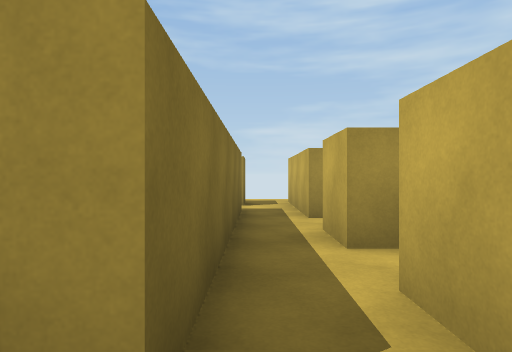
[1] (above)

24 first-person views from a walk through a 3-D level made in the Unity game engine. The camera is 1.2 m above the floor, looks level and sees 75° across. The floor is counted in squares, 2 m on a side. Each view is taken from the middle of a square. On the plan, view 1 faces up. The plan holds only what a view shows up to about 10 squares ahead; the rest is blank. The place goes on beyond the plan. The player is left out.

[2]
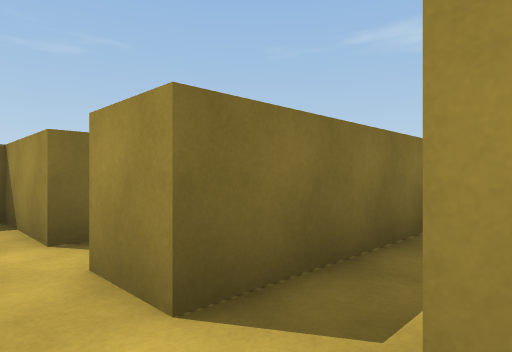

[3]
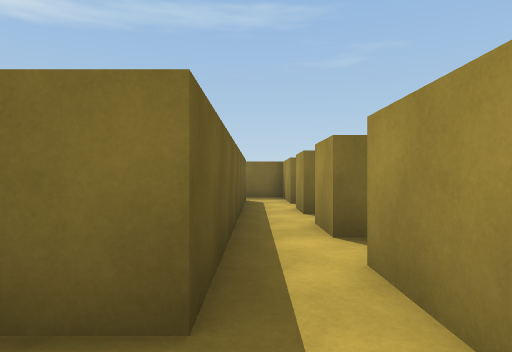

[4]
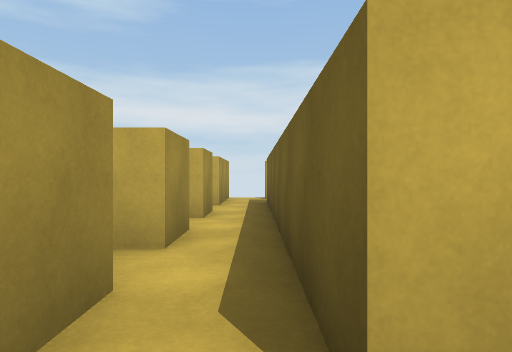

[5]
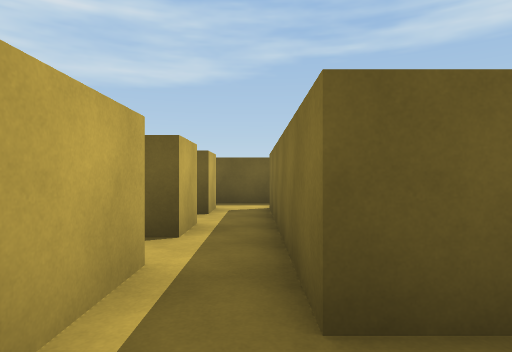

[6]
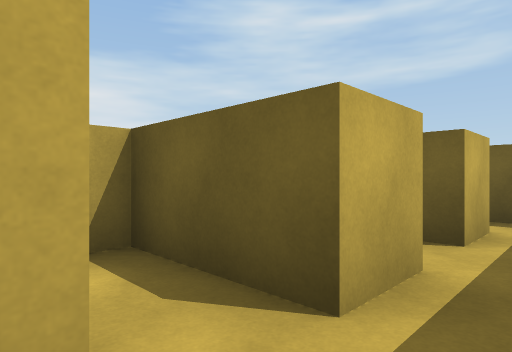

[7]
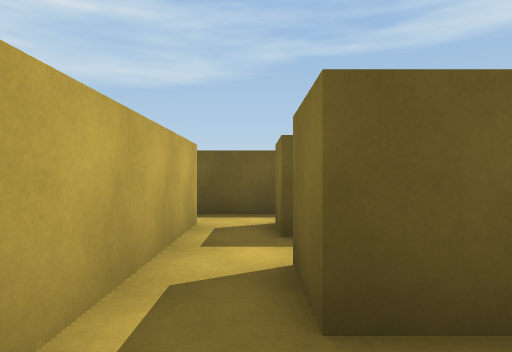

[8]
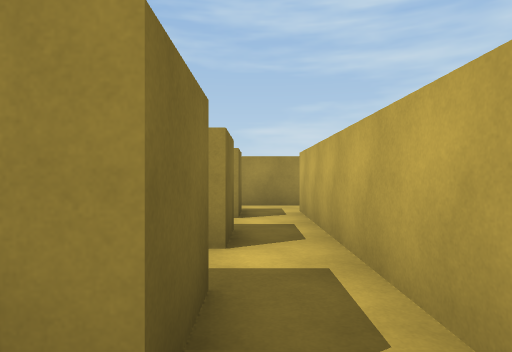

[9]
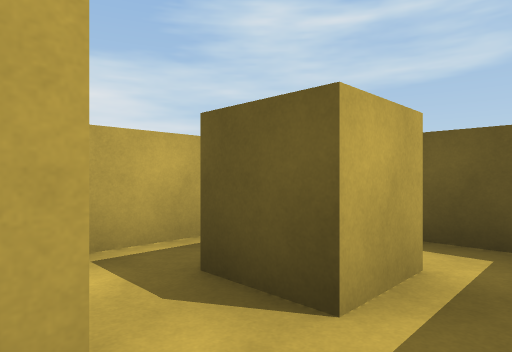

[10]
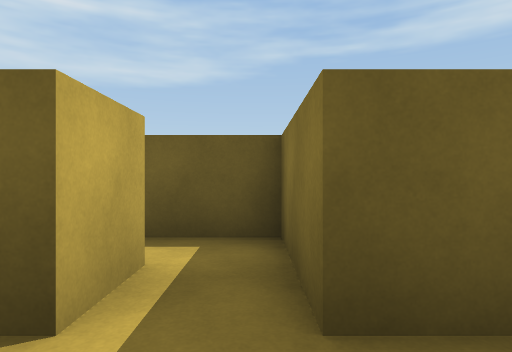

[11]
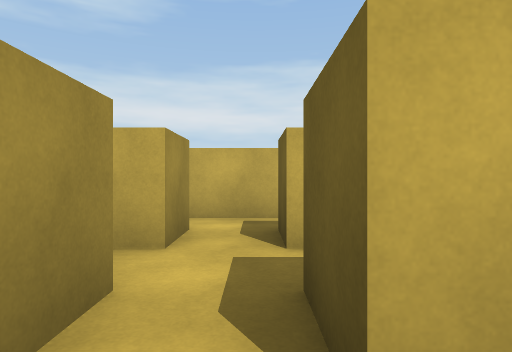

[12]
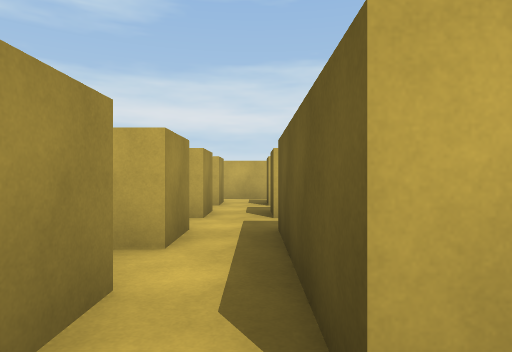

[13]
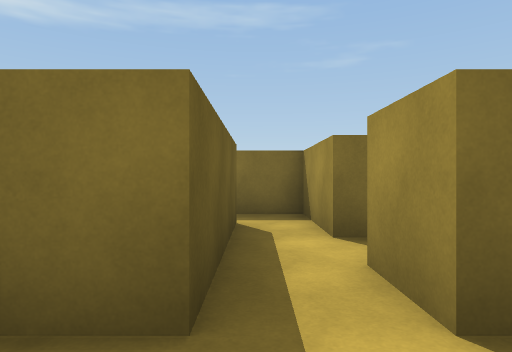

[14]
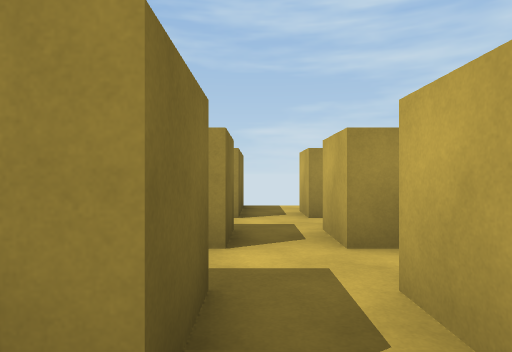

[15]
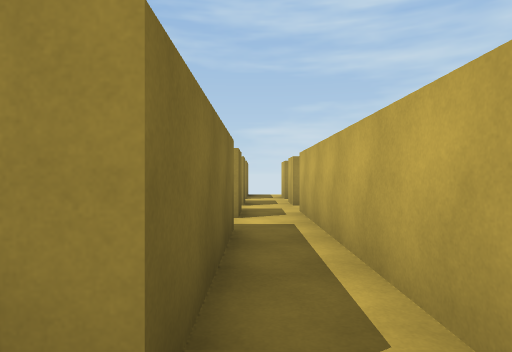

[16]
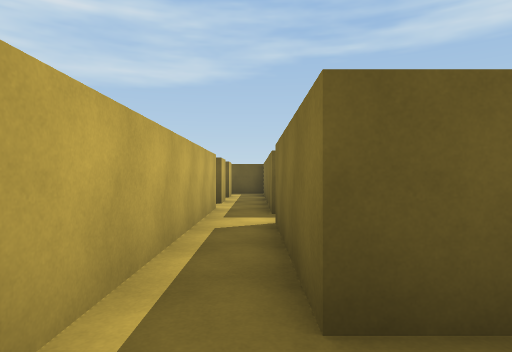

[17]
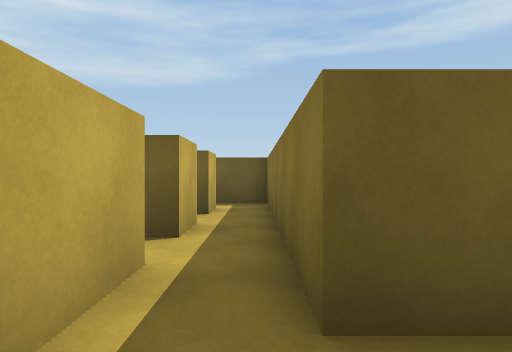

[18]
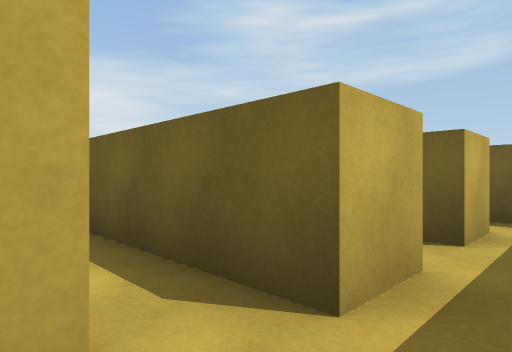

[19]
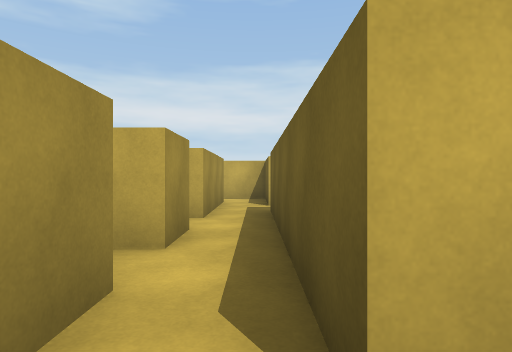

[20]
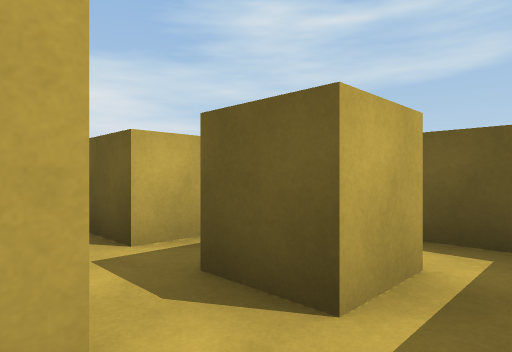

[21]
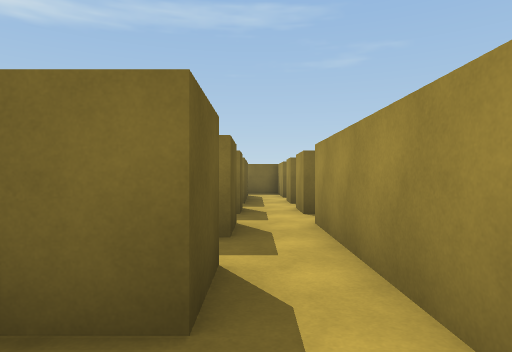

[22]
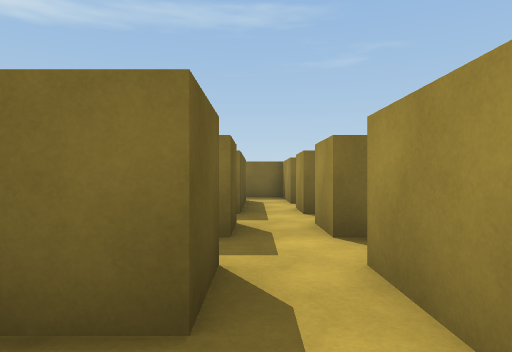

[23]
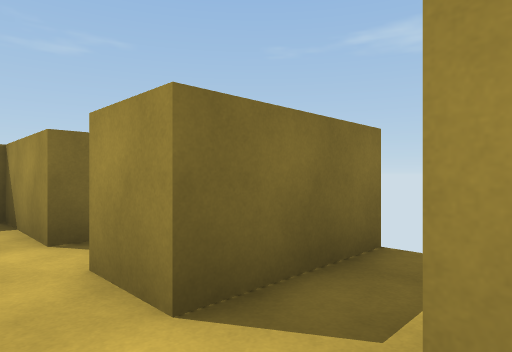

[24]
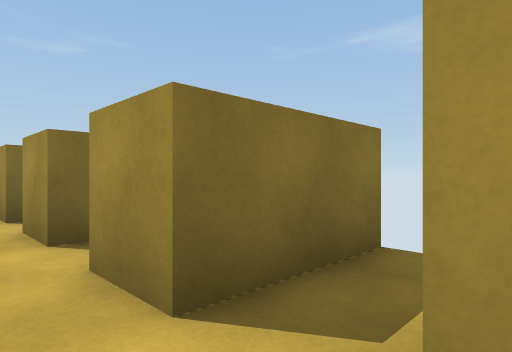

### Floor plan
Ten units are one square. View 1 is at (0, 0); x grows to the right and y downward. Boxes are objects, and circles mark ways between rooms. Rooms are numbered by the first view taken in them; rooms with no view inside come last. Other rooms are left out.
<svg viewBox="-127 -93 182 181">
<path fill="none" stroke="#000" d="M18 -8 7 -8 7 -17 11 -17M-15 3 25 3M12 -28 7 -28 7 -37M-2 -35 -2 -8 -13 -8M50 -8 28 -8M25 3 38 3 38 10M-42 33 -53 33M-33 33 -33 28M-53 43 -36 43M-43 -8 -43 4M-53 -68 -53 -78M-2 -78 -2 -68M-62 -88 -62 -68M7 -66 7 -76M-2 -68 -14 -68M-10 -58 -2 -58 -2 -45M7 -46 7 -66M-42 -47 -53 -47 -53 -58 -43 -58 -43 -50M-53 -25 -53 -37 -43 -37 -43 -17 -22 -17M-33 -28 -33 -37 -22 -37 -22 -28M-32 -58 -22 -58 -22 -47 -33 -47 -33 -52M-72 -58 -62 -58 -62 -47 -72 -47 -72 -52M-62 -68 -72 -68M-92 -37 -62 -37 -62 -28M-14 -68 -53 -68M-13 -8 -13 -58M-96 -58 -82 -58 -82 -47 -102 -47M-82 -88 -82 -68 -92 -68M-32 3 -15 3M-22 -17 -22 -8 -43 -8M-102 -47 -102 -36M-70 -17 -62 -17 -62 12M-70 23 -62 23M-62 -28 -66 -28M-53 33 -53 -25M-62 23 -62 45M-53 54 -53 43M-53 72 -53 63 -42 63M-62 45 -62 79M-33 70 -33 63M-62 83 -49 83M-108 -58 -96 -58M-102 -68 -122 -68M8 43 22 43M16 33 4 33M27 42 27 31M-15 43 -5 43M4 33 -12 33M-36 43 -15 43M-22 33 -33 33M-2 -45 -2 -35"/>
<circle cx="30" cy="0" r="3" fill="#2a7"/>
<circle cx="-10" cy="0" r="3" fill="#2a7"/>
<circle cx="0" cy="-30" r="3" fill="#2a7"/>
<circle cx="-30" cy="0" r="3" fill="#2a7"/>
<circle cx="-50" cy="40" r="3" fill="#2a7"/>
<circle cx="-30" cy="40" r="3" fill="#2a7"/>
<circle cx="0" cy="-70" r="3" fill="#2a7"/>
<circle cx="-60" cy="-70" r="3" fill="#2a7"/>
<circle cx="-10" cy="-60" r="3" fill="#2a7"/>
<circle cx="0" cy="-50" r="3" fill="#2a7"/>
<circle cx="-20" cy="-10" r="3" fill="#2a7"/>
<circle cx="-90" cy="-40" r="3" fill="#2a7"/>
<circle cx="-60" cy="-30" r="3" fill="#2a7"/>
<circle cx="-90" cy="-60" r="3" fill="#2a7"/>
<circle cx="-60" cy="30" r="3" fill="#2a7"/>
<circle cx="-60" cy="50" r="3" fill="#2a7"/>
<circle cx="10" cy="40" r="3" fill="#2a7"/>
<circle cx="-10" cy="40" r="3" fill="#2a7"/>
<text x="0" y="-10">1</text>
<text x="40" y="0">2</text>
<text x="-40" y="20">3</text>
<text x="-30" y="-80">4</text>
<text x="0" y="-60">5</text>
<text x="-50" y="-40">6</text>
<text x="-20" y="0">7</text>
<text x="-100" y="-40">8</text>
<text x="-60" y="0">9</text>
<text x="-60" y="30">10</text>
<text x="-50" y="60">11</text>
<text x="-100" y="-60">12</text>
<text x="10" y="40">13</text>
<text x="-10" y="40">14</text>
<text x="-30" y="40">15</text>
<text x="0" y="-40">16</text>
</svg>
Room 1 opens to room 2. Room 1 opens to room 7. Room 1 opens to room 16. Room 3 opens to room 7. Room 3 opens to room 10. Room 3 opens to room 15. Room 4 opens to room 5. Room 4 opens to room 6. Room 5 opens to room 6. Room 5 opens to room 16. Room 6 opens to room 7. Room 6 opens to room 8. Room 6 opens to room 9. Room 6 opens to room 12. Room 9 opens to room 10. Room 10 opens to room 11. Room 13 opens to room 14. Room 14 opens to room 15.

Where each view was taken, in squares from view 1:
view 1: 0 up, 0 right, facing up
view 2: 0 up, 1 right, facing up-left
view 3: 0 up, 5 right, facing left
view 4: 0 up, 4 left, facing right
view 5: 7 up, 0 right, facing down
view 6: 5 up, 0 right, facing down-right
view 7: 5 up, 2 left, facing down
view 8: 0 up, 2 left, facing up
view 9: 5 up, 4 left, facing down-right
view 10: 5 up, 4 left, facing down
view 11: 4 up, 6 left, facing right
view 12: 4 up, 10 left, facing right
view 13: 4 up, 5 left, facing left
view 14: 2 up, 6 left, facing up
view 15: 2 down, 6 left, facing up
view 16: 3 up, 6 left, facing down
view 17: 1 down, 6 left, facing down
view 18: 3 down, 6 left, facing down-right
view 19: 4 down, 6 left, facing right
view 20: 5 down, 6 left, facing down-right
view 21: 6 up, 1 left, facing left
view 22: 6 up, 3 left, facing left
view 23: 6 up, 7 left, facing up-left
view 24: 6 up, 5 left, facing up-left
